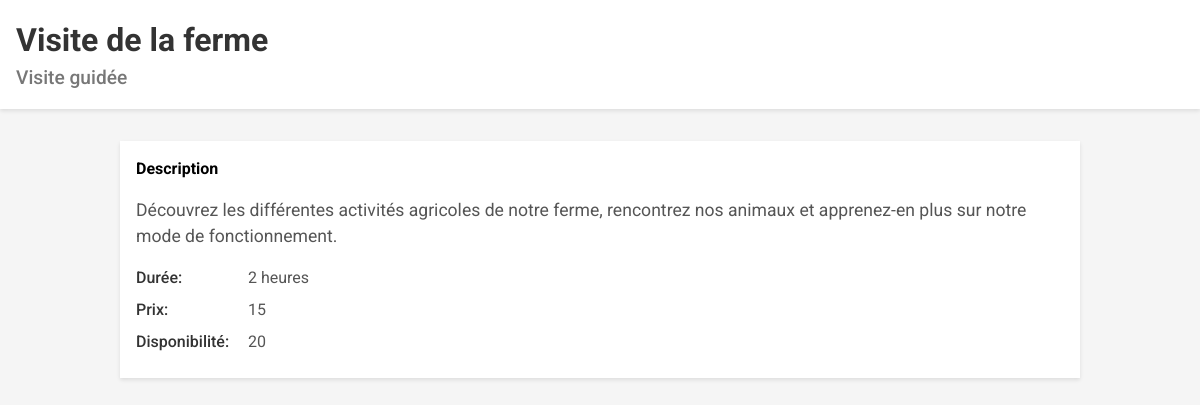
Screenshot of /activite.php?id=1 with the database file from the repository.
### tables this page shows
CREATE TABLE "activites" ("id" integer not null primary key autoincrement, "region_id" integer, "type" varchar not null, "nom" varchar not null, "description" varchar not null, "duree" time not null, "prix" float not null, "statut" tinyint(1) not null, "nb_dispo" integer not null, "created_at" datetime, "updated_at" datetime, foreign key("region_id") references "regions"("id"));

### activite.php (the view, shortened to what this page needs)
<?php
$pdo = new PDO("sqlite:database.sqlite");
$pdo->setAttribute(PDO::ATTR_ERRMODE, PDO::ERRMODE_WARNING);
$pdo->setAttribute(PDO::ATTR_DEFAULT_FETCH_MODE, PDO::FETCH_ASSOC);
$id = $_GET['id'];
$sql = "SELECT * FROM activites WHERE id=:id ";
$stmt = $pdo->prepare($sql);
$stmt->bindParam(":id", $id);
$stmt->execute();
$activite = $stmt->fetch();
$nom = $activite['nom'];
$type = $activite['type'];
$description = $activite['description'];
$duree = $activite['duree'];
$prix = $activite['prix'];
$dispo = $activite['nb_dispo'];
?>
<!DOCTYPE html>
<html lang="en">
  <head>
    <link rel="stylesheet" href="css/reset.css" />
    <link rel="stylesheet" href="css/recherche.css" />
  </head>
  <body>
    <header class="header">
      <h1 class="header__title"><?php echo $nom; ?></h1>
      <p class="header__type"><?php echo $type; ?></p>
    </header>
    <main class="main">
      <div class="container">
        <div class="description">
          <h2 class="description__title">Description</h2>
          <p class="description__text"><?php echo $description; ?></p>
        </div>
        <div class="details">
          <ul class="details__list">
            <li class="details__item">
              <span class="details__label">Durée:</span>
              <span class="details__value"><?php echo $duree; ?></span>
            </li>
            <li class="details__item">
              <span class="details__label">Prix:</span>
              <span class="details__value"><?php echo $prix; ?></span>
            </li>
            <li class="details__item">
              <span class="details__label">Disponibilité:</span>
              <span class="details__value"><?php echo $dispo; ?></span>
            </li>
          </ul>
        </div>
      </div>
    </main>
  </body>
</html>

### css/recherche.css (style rules this page uses)
* { box-sizing: border-box; }
html, body { margin: 0; padding: 0; font-family: "Roboto", sans-serif; font-size: 16px; line-height: 1.5; background-color: #f5f5f5; }
.header { background-color: #fff; padding: 1rem; margin-bottom: 2rem; box-shadow: 0 2px 4px rgba(0, 0, 0, 0.1); }
.header__title { margin: 0; font-size: 2rem; font-weight: 700; color: #333; }
.header__type { margin: 0; font-size: 1.2rem; font-weight: 500; color: #777; }
.main { display: flex; justify-content: center; }
.container { max-width: 960px; width: 100%; padding: 1rem; background-color: #fff; box-shadow: 0 2px 4px rgba(0, 0, 0, 0.1); }
.details { margin-top: 1rem; }
.description__title, .details__title { margin-top: 0; margin-bottom: 1rem; font-size: 1; }
.description__text { margin: 0; font-size: 1.1rem; color: #555; }
.details__list { list-style: none; padding: 0; margin: 0; }
.details__item { display: flex; align-items: center; margin-bottom: 0.5rem; }
.details__label { display: inline-block; width: 6rem; font-weight: 500; color: #333; }
.details__value { margin-left: 1rem; font-weight: 400; color: #555; }

### rows the page displays
activites: nom "Visite de la ferme", type "Visite guidée", description "Découvrez les différentes activités agricoles de notre ferme, rencontrez nos animaux et apprenez-en plus sur notre mode de fonctionnement.", duree "2 heures", prix "15", nb_dispo "20"
